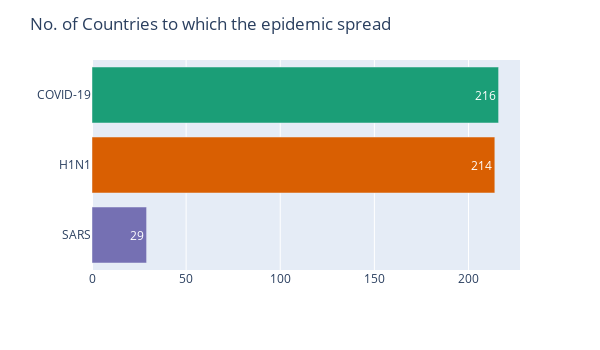

The notebook cell this image was saved under:
### Code cell
plot_hbar('No. of Countries', "No. of Countries to which the epidemic spread", 7)

### Figure 1 — Plotly figure (JSON) as saved in the notebook; plotly's stock layout.template omitted (floating-point values rounded to 4 significant figures)
{"data": [{"alignmentgroup": "True", "hovertemplate": "Epidemic=%{y}<br>No. of Countries=%{text}<extra></extra>", "legendgroup": "COVID-19", "marker": {"color": "rgb(27,158,119)"}, "name": "COVID-19", "offsetgroup": "COVID-19", "orientation": "h", "showlegend": true, "text": [216], "textposition": "auto", "type": "bar", "x": [216], "xaxis": "x", "y": ["COVID-19"], "yaxis": "y"}, {"alignmentgroup": "True", "hovertemplate": "Epidemic=%{y}<br>No. of Countries=%{text}<extra></extra>", "legendgroup": "H1N1", "marker": {"color": "rgb(217,95,2)"}, "name": "H1N1", "offsetgroup": "H1N1", "orientation": "h", "showlegend": true, "text": [214], "textposition": "auto", "type": "bar", "x": [214], "xaxis": "x", "y": ["H1N1"], "yaxis": "y"}, {"alignmentgroup": "True", "hovertemplate": "Epidemic=%{y}<br>No. of Countries=%{text}<extra></extra>", "legendgroup": "SARS", "marker": {"color": "rgb(117,112,179)"}, "name": "SARS", "offsetgroup": "SARS", "orientation": "h", "showlegend": true, "text": [29], "textposition": "auto", "type": "bar", "x": [29], "xaxis": "x", "y": ["SARS"], "yaxis": "y"}], "layout": {"barmode": "relative", "height": 350, "legend": {"title": {"text": "Epidemic"}, "tracegroupgap": 0}, "margin": {"t": 60}, "showlegend": false, "title": {"text": "No. of Countries to which the epidemic spread"}, "uniformtext": {"minsize": 8, "mode": "hide"}, "width": 600, "xaxis": {"anchor": "y", "domain": [0, 1], "title": {"text": ""}}, "yaxis": {"anchor": "x", "categoryarray": ["SARS", "H1N1", "COVID-19"], "categoryorder": "array", "domain": [0, 1], "title": {"text": ""}}}}
